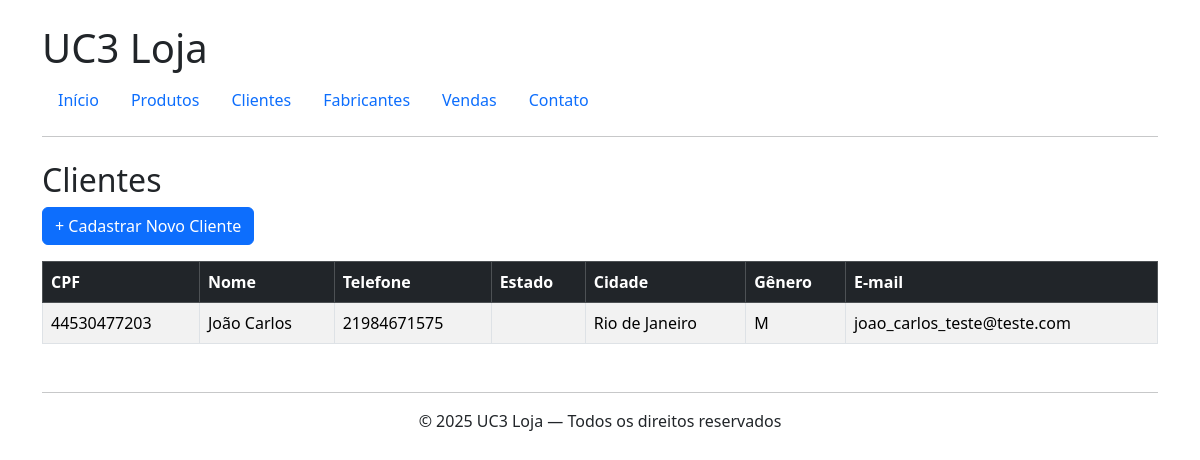
/clientes/, run on the app's committed database.
### clientes/models.py (models this page shows)
class Cliente(models.Model):
    ESTADO_CHOICES = [
        ('RJ', 'Rio de Janeiro'),
        ('SP', 'São Paulo'),
        ('MG', 'Minas Gerais'),
        ('ES', 'Espírito Santo'),
        ('PR', 'Paraná'),
        ('BA', 'Bahia'),
        ('RS', 'Rio Grande do Sul'),
    ]
    GENERO_CHOICES = [
        ('M', 'Masculino'),
        ('F', 'Feminino'),
        ('O', 'Outro'),
    ]
    CONTATO_CHOICES = [
        ('C', 'Carta'),
        ('E', 'E-mail'),
        ('T', 'Telefone'),
        ('F', 'Fax'),
    ]
    cpf = models.CharField(max_length=11, primary_key=True, unique=True)
    nome = models.CharField(max_length=70)
    endereco = models.CharField(max_length=100)
    telefone = models.CharField(max_length=11)
    estado = models.CharField(max_length=2, choices=ESTADO_CHOICES)
    cidade = models.CharField(max_length=50)
    genero = models.CharField(max_length=1, choices=GENERO_CHOICES)
    contato = models.CharField(max_length=1, choices=CONTATO_CHOICES)
    email = models.EmailField(max_length=100, unique=True)
    nome_usuario = models.CharField(max_length=100, unique=True)
    senha = models.CharField(max_length=256)
    estado_domicilio = models.CharField(max_length=2, choices=ESTADO_CHOICES)

### clientes/views.py (the view)
# urls.py: path('', views.cliente_list, name='cliente_list'),
def cliente_list(request):
    clientes = Cliente.objects.all()
    return render(request, 'clientes/list.html', {'clientes': clientes})

### clientes/templates/clientes/list.html
{% extends 'base.html' %}
{% block content %}
    <h2>Clientes</h2>
    <a href="{% url 'cliente_create' %}" class="btn btn-primary mb-3">+ Cadastrar Novo Cliente</a>
    <table class="table table-bordered table-striped">
        <thead class="table-dark">
            <tr>
                <th>CPF</th>
                <th>Nome</th>
                <th>Telefone</th>
                <th>Estado</th>
                <th>Cidade</th>
                <th>Gênero</th>
                <th>E-mail</th>
            </tr>
        </thead>
        <tbody>
        {% for cliente in clientes %}
            <tr>
                <td>{{ cliente.cpf }}</td>
                <td>{{ cliente.nome }}</td>
                <td>{{ cliente.telefone }}</td>
                <td>{{ cliente.estado }}</td>
                <td>{{ cliente.cidade }}</td>
                <td>{{ cliente.genero }}</td>
                <td>{{ cliente.email }}</td>
            </tr>
        {% endfor %}
        </tbody>
    </table>
{% endblock %}

### data on the page
Cliente: cpf "44530477203", nome "João Carlos", telefone "21984671575", cidade "Rio de Janeiro", genero "M", email "joao_carlos_teste@teste.com"
